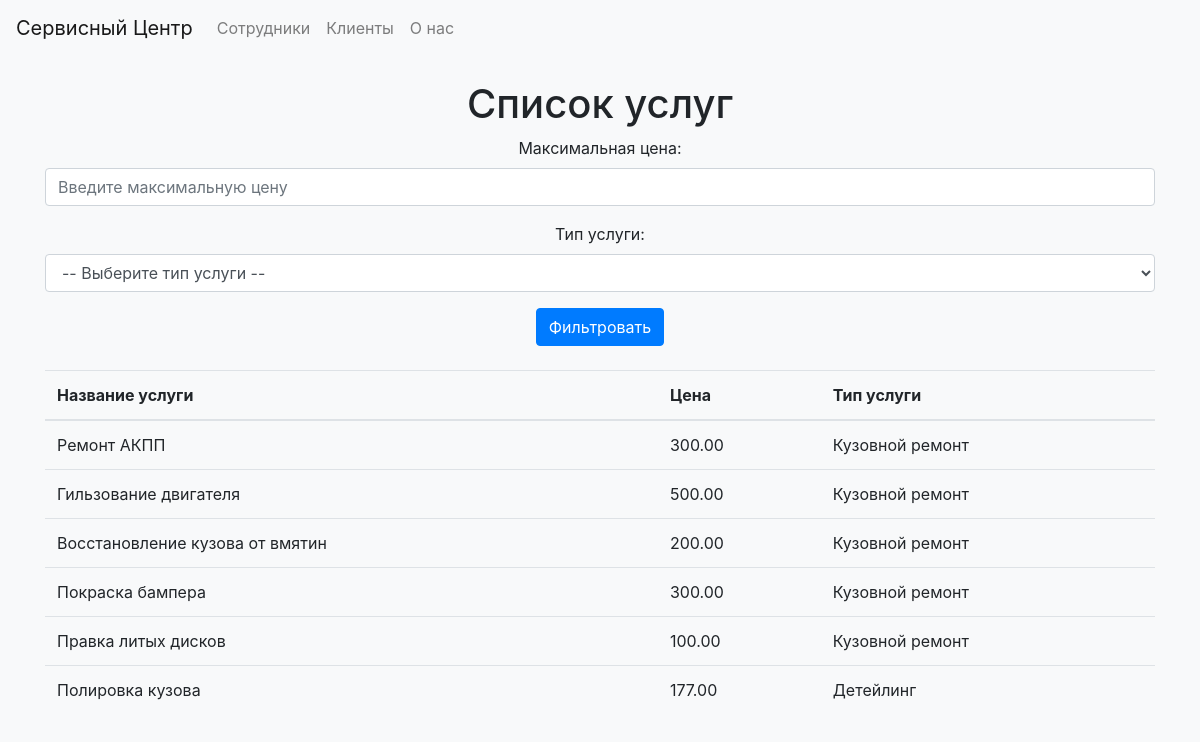
Page /services/ on the committed database.
### service_center_app/models.py (models this page shows, shortened)
class Service(models.Model):
    name = models.CharField(max_length=100)
    price = models.DecimalField(max_digits=10, decimal_places=2)
    service_type = models.ForeignKey(ServiceType, on_delete=models.CASCADE, related_name='services')

class ServiceType(models.Model):
    name = models.CharField(max_length=100)
    description = models.TextField()

### service_center_app/views.py (the view)
# urls.py: path("services/", service_list, name="service_list"),
def service_list(request):
    services = Service.objects.all()
    service_types = ServiceType.objects.all()  # Получаем все типы услуг
    filter_price = request.GET.get('price')
    filter_type = request.GET.get('service_type')
    if filter_price:
        services = services.filter(price__lte=filter_price)
    if filter_type:
        services = services.filter(service_type__name=filter_type)
    try:
        services = Service.objects.all()
        logger.info('Accessed the service list view.')
        return render(request, 'lists/service_list.html', {
            'services': services,
            'service_types': service_types
        })
    except Exception as e:
        logger.error(f'Error accessing service list: {e}')
        return HttpResponse('Error occurred', status=500)

### service_center_app/templates/lists/service_list.html (shortened to what this page needs)
{% extends 'base.html' %}
{% block content %}
<h1 class="text-center">Список услуг</h1>
<form method="GET" class="text-center mb-4">
    <div class="form-group">
        <label for="price">Максимальная цена:</label>
        <input type="number" name="price" id="price" class="form-control" placeholder="Введите максимальную цену">
    </div>
    <div class="form-group">
        <label for="service_type">Тип услуги:</label>
        <select name="service_type" id="service_type" class="form-control">
            <option value="">-- Выберите тип услуги --</option>
        </select>
    </div>
    <button type="submit" class="btn btn-primary">Фильтровать</button>
</form>
<table class="table">
    <thead>
        <tr>
            <th>Название услуги</th>
            <th>Цена</th>
            <th>Тип услуги</th>
        </tr>
    </thead>
    <tbody>
        {% for service in services %}
        <tr>
            <td>{{ service.name }}</td>
            <td>{{ service.price }}</td>
            <td>{{ service.service_type.name }}</td>
        </tr>
        {% empty %}
        <tr>
            <td colspan="3" class="text-center">Услуги не найдены.</td>
        </tr>
        {% endfor %}
    </tbody>
</table>
{% endblock %}

### service_center_app/static/styles.css (style rules this page uses)
body { background-color: #f8f9fa; }
.table { margin-top: 20px; }

### rows in the picture
Service: name "Ремонт АКПП", price "300.00", service_type.name "Кузовной ремонт"
Service: name "Гильзование двигателя", price "500.00", service_type.name "Кузовной ремонт"
Service: name "Восстановление кузова от вмятин", price "200.00", service_type.name "Кузовной ремонт"
Service: name "Покраска бампера", price "300.00", service_type.name "Кузовной ремонт"
Service: name "Правка литых дисков", price "100.00", service_type.name "Кузовной ремонт"
Service: name "Полировка кузова", price "177.00", service_type.name "Детейлинг"
